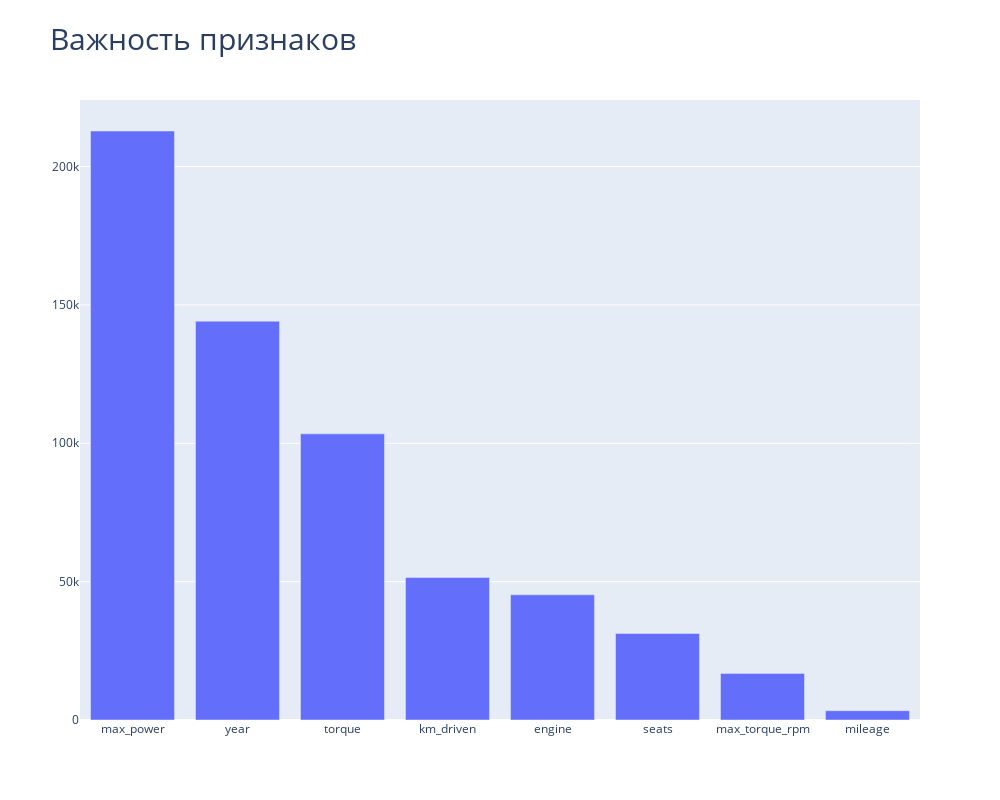

The code cell stored with this chart in its notebook:
### Code cell
data_fut_imp = pd.DataFrame(data={'score': list(map(abs, lr.coef_.tolist()))}, index = num_col)
importances_col = data_fut_imp.sort_values(by='score', ascending = False)

fig = go.Figure([go.Bar(x=importances_col.index, y=importances_col.score)])

fig.update_layout(height = 800, width = 1000, title = 'Важность признаков', titlefont={'size': 30})

fig.show()

### Figure 1 — Plotly figure (JSON) as saved in the notebook; plotly's stock layout.template omitted (floating-point values rounded to 4 significant figures)
{"data": [{"type": "bar", "x": ["max_power", "year", "torque", "km_driven", "engine", "seats", "max_torque_rpm", "mileage"], "y": [212900.0, 144100.0, 103400.0, 51520.0, 45220.0, 31280.0, 16840.0, 3365.0]}], "layout": {"height": 800, "title": {"font": {"size": 30}, "text": "Важность признаков"}, "width": 1000}}
